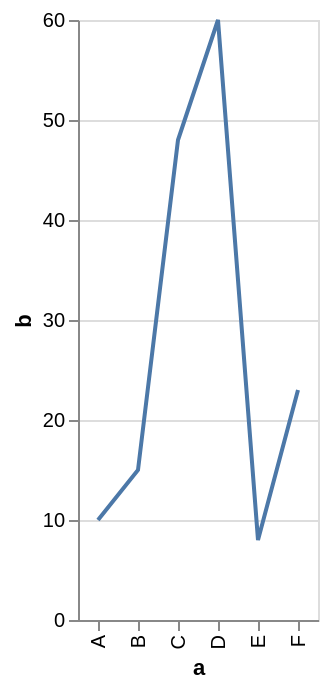

Write a Vega-Lite specification for this figure.
### Vega-Lite specification from a JSON file in a GitHub repository (floating-point values rounded to 4 significant figures)
{"$schema": "https://vega.github.io/schema/vega-lite/v2.json", "name": "line 1", "description": "A simple bar chart with embedded data.", "data": {"values": [{"a": "A", "b": 10}, {"a": "B", "b": 15}, {"a": "C", "b": 48}, {"a": "D", "b": 60}, {"a": "E", "b": 8}, {"a": "F", "b": 23}]}, "mark": "line", "encoding": {"x": {"field": "a", "type": "ordinal"}, "y": {"field": "b", "type": "quantitative"}}}
